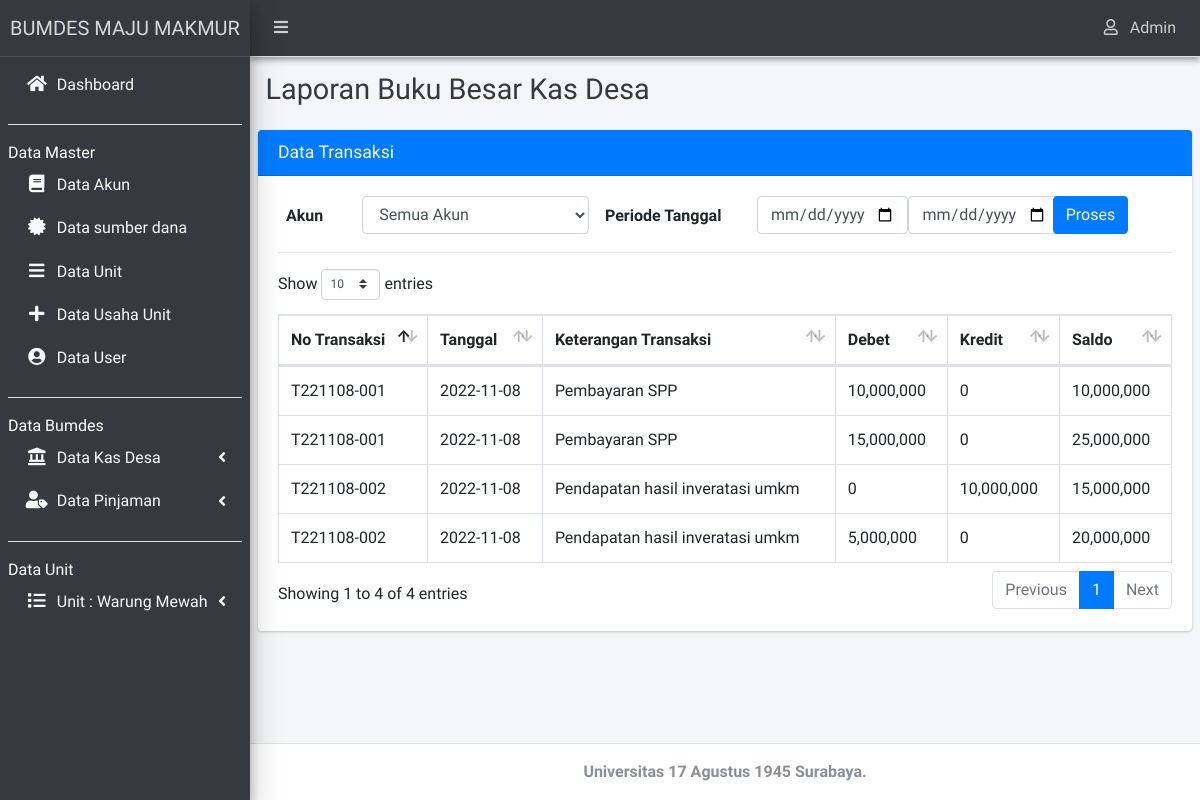
Before: /admin/index.php?hal=lap_buku_besar_kas (signed in) with the older database file.
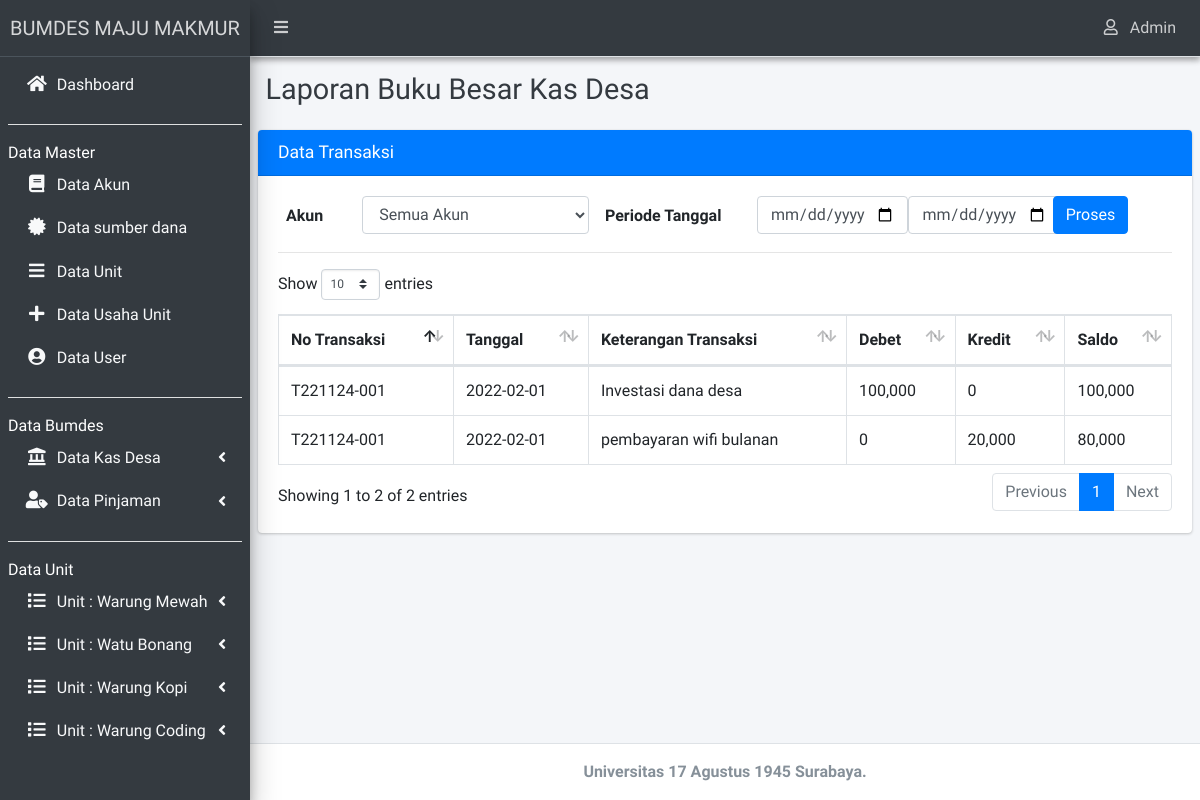
After: the same page with the newer database file.
### tables this page shows
CREATE TABLE `tb_unit` (
  `id_unit` int(11) NOT NULL,
  `nama_unit` varchar(30) DEFAULT NULL
);

CREATE TABLE `tb_kas` (
  `id_kas` int(11) NOT NULL,
  `tanggal` varchar(20) NOT NULL,
  `id_transaksi` varchar(20) NOT NULL,
  `kode_akun` varchar(5) NOT NULL,
  `sumber` varchar(5) NOT NULL,
  `keterangan` varchar(255) NOT NULL,
  `debet` int(11) NOT NULL,
  `kredit` int(11) NOT NULL
);

### admin/lap_buku_besar_kas.php (the view, shortened to what the changed rows need)
<div class="content-header">
    <div class="container-fluid">
        <div class="row mb-2">
        <div class="col-sm-12">
            <h1 class="m-0 text-dark">Laporan Buku Besar Kas Desa</h1>
        </div>
        </div>
    </div>
</div>
<?php
    $query_kas = "";
    $saldo = 0;
    if(isset($_POST['periode1'])){
            $periode1=$_POST['periode1'];
            $periode2=$_POST['periode2'];
            $kode_akun = $_POST['kode_akun'];
            if($_POST['kode_akun']=='semua')
                $query_kas = "SELECT * FROM tb_kas WHERE tanggal BETWEEN '$periode1' AND '$periode2'";
            else
                $query_kas = "SELECT * FROM tb_kas WHERE kode_akun = '$kode_akun' AND (tanggal BETWEEN '$periode1' AND '$periode2')";
    }else{
        $periode1="";
        $periode2="";
        $query_kas="SELECT * FROM tb_kas";
    }
?>
<section class="content">
  <div class="row">
    <div class="col-12">
      <div class="card card-primary">
        <div class="card-header">
            <h3 class="card-title primary">Data Transaksi </h3>
        </div>
        <div class="card-body">
            <form role="form" id="quickForm" action="?hal=lap_buku_besar_kas" method="POST">
                <div class="form-group row">
                    <label for="nama" class="col-1 m-2">Akun</label>
                    <select class="form-control select2 col-3" name="kode_akun">
                        <option value="semua">Semua Akun</option>
                    </select>
                    <label  for="nama" class="col-2 m-2">Periode Tanggal</label>
                    <input type="date" name="periode1" class="form-control col-2" value="<?= @$periode1; ?>" required>
                    <input type="date" name="periode2" class="form-control col-2" value="<?= @$periode2; ?>" required>
                    <div class="col-1">
                        <input type="submit" name="proses" class="btn btn-primary" style="float: right" value="Proses">
                    </div>
                </div>
            </form>
            <hr>
            <table id="example3" class="table table-bordered table-hover">
                <thead>
                    <tr>
                        <th>No Transaksi</th>
                        <th>Tanggal</th>
                        <th>Keterangan Transaksi</th>
                        <th>Debet</th>
                        <th>Kredit</th>
                        <th>Saldo</th>
                    </tr>
                </thead>
                <tbody>
                    <?php
                        $result = mysqli_query($mysqli, $query_kas);
                        $num_result = mysqli_num_rows($result);
                        if($num_result > 0) {
                            while($data = mysqli_fetch_assoc($result)) {
                                extract($data);
                                $saldo += $debet;
                                $saldo -= $kredit;
                    ?>
                    <tr>
                        <td><?php echo $id_transaksi; ?></td>
                        <td><?php echo $tanggal; ?></td>
                        <td><?php echo $keterangan; ?></td>
                        <td><?php echo number_format($debet,0); ?></td>
                        <td><?php echo number_format($kredit,0); ?></td>
                        <td><?php echo number_format($saldo,0); ?></td>
                    </tr>
                    <?php
                            }
                        }
                    ?>
            </table>
        </div>
      </div>
    </div>
  </div>
</section>

### admin/_menu.php (shortened to what the changed rows need)
<?php
$query="SELECT * from tb_unit";
$result=$mysqli->query($query);
$num_result=$result->num_rows;
if ($num_result > 0 ) {
	while ($data=mysqli_fetch_assoc($result)) {
		extract($data);  ?>
		<li class="nav-item has-treeview">
			<a href="#" class="nav-link text-light">
				<i class="nav-icon fas fa-list"></i>
				<p>
					Unit : <?=$nama_unit;?>
					<i class="fas fa-angle-left right"></i>
				</p>
			</a>
		</li>
		<?php } } ?>

Changed rows visible on the page:
removed tb_kas: id_transaksi "T221108-001", tanggal "2022-11-08", keterangan "Pembayaran SPP", debet "10,000,000", kredit "0", saldo "10,000,000"
removed tb_kas: id_transaksi "T221108-001", tanggal "2022-11-08", keterangan "Pembayaran SPP", debet "15,000,000", kredit "0", saldo "25,000,000"
removed tb_kas: id_transaksi "T221108-002", tanggal "2022-11-08", keterangan "Pendapatan hasil inveratasi umkm", debet "0", kredit "10,000,000", saldo "15,000,000"
removed tb_kas: id_transaksi "T221108-002", tanggal "2022-11-08", keterangan "Pendapatan hasil inveratasi umkm", debet "5,000,000", kredit "0", saldo "20,000,000"
added tb_unit: nama_unit "Watu Bonang"
added tb_unit: nama_unit "Warung Kopi"
added tb_unit: nama_unit "Warung Coding"
added tb_kas: id_transaksi "T221124-001", tanggal "2022-02-01", keterangan "Investasi dana desa", debet "100,000", kredit "0", saldo "100,000"
added tb_kas: id_transaksi "T221124-001", tanggal "2022-02-01", keterangan "pembayaran wifi bulanan", debet "0", kredit "20,000", saldo "80,000"
Other visible differences:
text written by a page script: "Show entries Showing 1 to 4 of 4 entries Previous 1 Next" → "Show entries Showing 1 to 2 of 2 entries Previous 1 Next"
